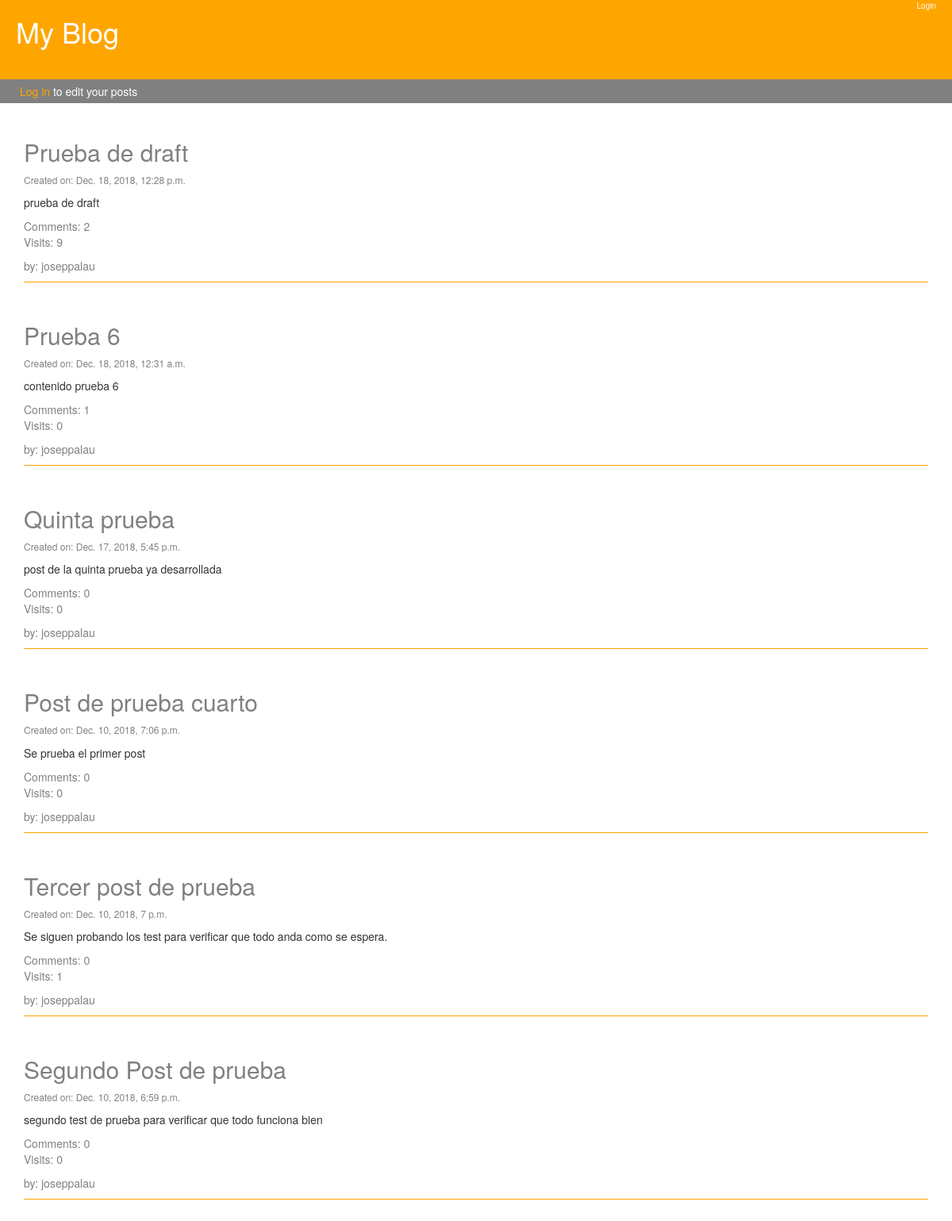
The app's page /, older data.
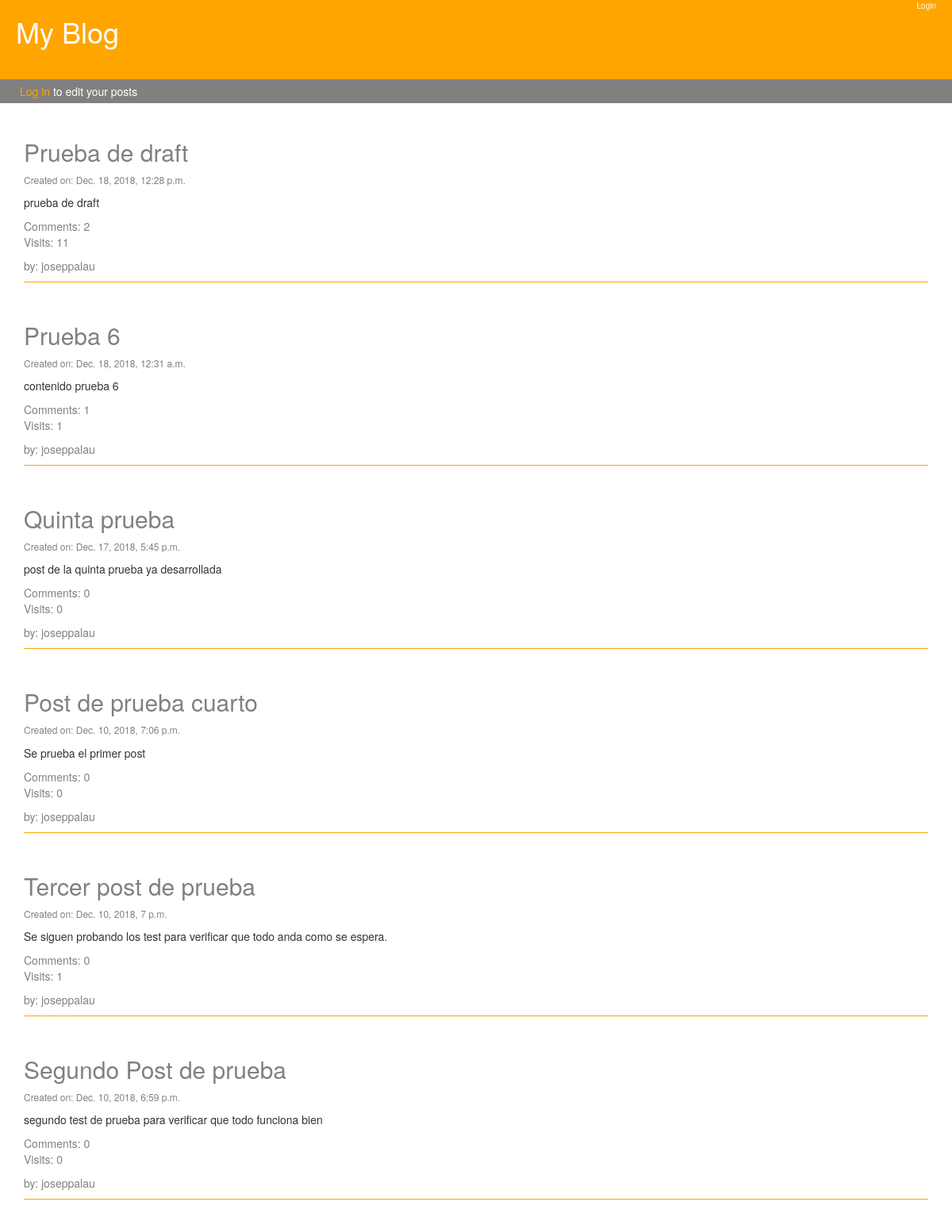
The same page, newer data.
### blog/models.py (models this page shows, shortened)
class Post(models.Model):
    author = models.ForeignKey('auth.User', on_delete=models.CASCADE)
    title = models.CharField(max_length=200)
    post_text = models.TextField(default=" ")
    created_date = models.DateTimeField(default=timezone.now)
    published_date = models.DateTimeField(blank=True, null=True)
    visits = models.PositiveIntegerField(default=0)
    def approve_comments(self):
        return self.comments.filter(approved=True)

### blog/views.py (the view)
# urls.py: path('', views.post_list, name='post_list'),
def post_list(request):
    posts = Post.objects.filter(published_date__lte=timezone.now()).order_by('-published_date')
    stuff_frontend = {'posts': posts}
    return render(request, 'blog/post_list.html', stuff_frontend)

### blog/templates/blog/post_list.html (shortened to what this page needs)
{% extends 'blog/base.html' %}
{% block content %}
      {% for post in posts %}
      <div class="post">
          <h2><a href="post/{{post.pk}}">{{ post.title }}</a></h2>
          <div class="date"><p>Created on: {{ post.published_date }}</p></div>
          <p>{{ post.post_text }}</p>
          <a href="{% url 'post_detail' pk=post.pk  %}">Comments: {{post.approve_comments.count}}</a>
          <p style="color:grey">Visits: {{ post.visits }}</p>
          <p style="color:grey">by: {{post.author}}</p>
      </div>
      {% endfor %}
{% endblock %}

Row changes from the older to the newer data that the page shows:
changed Post "Prueba de draft": visits "9" → "11"
changed Post "Prueba 6": visits "0" → "1"
